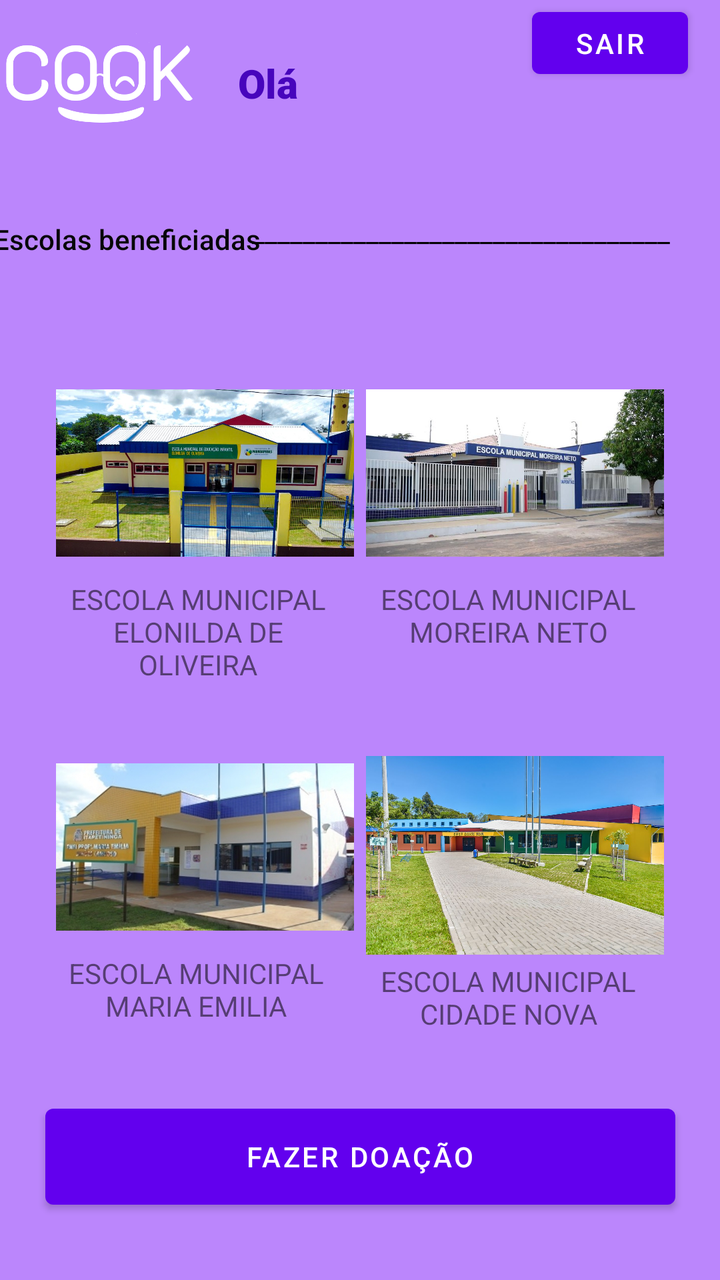
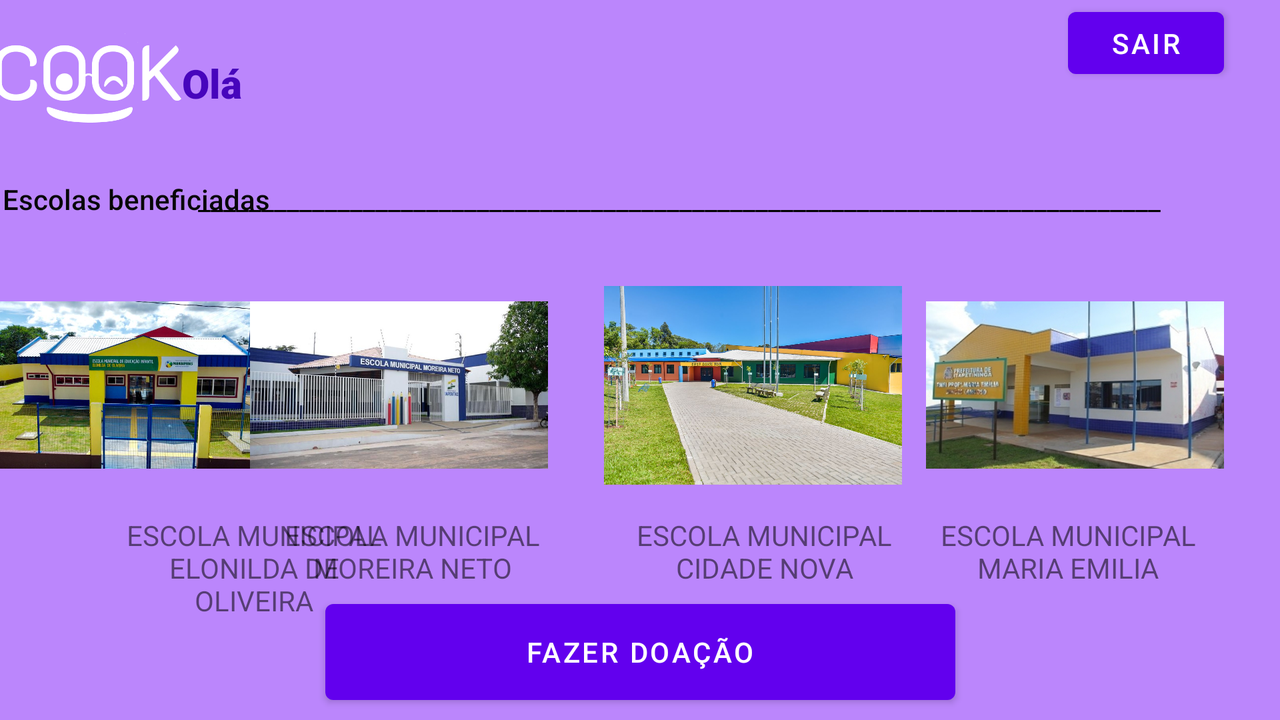

First picture: res/layout/ on a phone held upright. Second picture: the repository's own variant of that layout, on a device whose configuration matches the variant's folder. Source for both follows.
<!-- AndroidManifest.xml: application theme Theme.SegundaTentativa -->
<!-- res/layout/activity_home.xml -->
<?xml version="1.0" encoding="utf-8"?>
<androidx.constraintlayout.widget.ConstraintLayout xmlns:android="http://schemas.android.com/apk/res/android"
    xmlns:app="http://schemas.android.com/apk/res-auto"
    xmlns:tools="http://schemas.android.com/tools"
    android:layout_width="match_parent"
    android:layout_height="match_parent"
    android:background="@color/purple_200"
    tools:context=".Home">

    <Button
        android:id="@+id/btDoacao"
        android:layout_width="315dp"
        android:layout_height="60dp"
        android:layout_marginBottom="32dp"
        android:text='@string/fazerDoacao'
        app:layout_constraintBottom_toBottomOf="parent"
        app:layout_constraintEnd_toEndOf="parent"
        app:layout_constraintStart_toStartOf="parent"
        app:layout_constraintTop_toBottomOf="@+id/textView8"
        app:layout_constraintVertical_bias="0.686" />

    <ImageView
        android:id="@+id/imageView"
        android:layout_width="117dp"
        android:layout_height="78dp"
        app:layout_constraintEnd_toStartOf="@+id/txFixo"
        app:layout_constraintHorizontal_bias="0.727"
        app:layout_constraintStart_toStartOf="parent"
        app:srcCompat="@drawable/union"
        tools:layout_editor_absoluteY="4dp" />

    <TextView
        android:id="@+id/tfUsuario"
        android:layout_width="93dp"
        android:layout_height="47dp"
        android:layout_marginTop="28dp"
        android:layout_marginEnd="16dp"
        android:fontFamily="sans-serif-black"
        android:textAlignment="gravity"
        android:textColor="#4705BC"
        android:textSize="20sp"
        app:layout_constraintEnd_toStartOf="@+id/btSair"
        app:layout_constraintTop_toTopOf="parent" />

    <TextView
        android:id="@+id/txFixo"
        android:layout_width="61dp"
        android:layout_height="48dp"
        android:layout_marginTop="28dp"
        android:layout_marginEnd="8dp"
        android:fontFamily="sans-serif-black"
        android:text='@string/Ola'
        android:textAlignment="viewEnd"
        android:textColor="#4705BC"
        android:textSize="20sp"
        app:layout_constraintEnd_toStartOf="@+id/tfUsuario"
        app:layout_constraintTop_toTopOf="parent" />

    <Button
        android:id="@+id/btSair"
        android:layout_width="78dp"
        android:layout_height="43dp"
        android:layout_marginEnd="16dp"
        android:text='@string/sair'
        app:layout_constraintEnd_toEndOf="parent"
        tools:layout_editor_absoluteY="4dp" />

    <ImageView
        android:id="@+id/imageView2"
        android:layout_width="149dp"
        android:layout_height="107dp"
        android:layout_marginStart="28dp"
        android:layout_marginTop="40dp"
        app:layout_constraintStart_toStartOf="parent"
        app:layout_constraintTop_toBottomOf="@+id/tituloDiv"
        app:srcCompat="@drawable/escola" />

    <ImageView
        android:id="@+id/imageView4"
        android:layout_width="149dp"
        android:layout_height="107dp"
        android:layout_marginTop="40dp"
        android:layout_marginEnd="28dp"
        app:layout_constraintEnd_toEndOf="parent"
        app:layout_constraintHorizontal_bias="1.0"
        app:layout_constraintStart_toEndOf="@+id/imageView2"
        app:layout_constraintTop_toBottomOf="@+id/tituloDiv"
        app:srcCompat="@drawable/escola2" />

    <ImageView
        android:id="@+id/imageView5"
        android:layout_width="149dp"
        android:layout_height="107dp"
        android:layout_marginStart="28dp"
        android:layout_marginTop="80dp"
        app:layout_constraintStart_toStartOf="parent"
        app:layout_constraintTop_toBottomOf="@+id/imageView2"
        app:srcCompat="@drawable/escola3" />

    <TextView
        android:id="@+id/tituloDiv"
        android:layout_width="162dp"
        android:layout_height="33dp"
        android:layout_marginTop="32dp"
        android:fontFamily="sans-serif-medium"
        android:text='@string/descricao'
        android:textAlignment="center"
        android:textColor="#070707"
        app:layout_constraintEnd_toStartOf="@+id/linhaDiv"
        app:layout_constraintStart_toStartOf="parent"
        app:layout_constraintTop_toBottomOf="@+id/imageView" />

    <TextView
        android:id="@+id/textView4"
        android:layout_width="142dp"
        android:layout_height="72dp"
        android:layout_marginStart="28dp"
        android:text='@string/escola1'
        android:textAlignment="center"
        app:layout_constraintEnd_toStartOf="@+id/textView5"
        app:layout_constraintHorizontal_bias="0.0"
        app:layout_constraintStart_toStartOf="parent"
        app:layout_constraintTop_toBottomOf="@+id/imageView2" />

    <TextView
        android:id="@+id/textView5"
        android:layout_width="140dp"
        android:layout_height="72dp"
        android:layout_marginEnd="36dp"
        android:text='@string/escola2'
        android:textAlignment="center"
        app:layout_constraintEnd_toEndOf="parent"
        app:layout_constraintTop_toBottomOf="@+id/imageView4" />

    <ImageView
        android:id="@+id/imageView7"
        android:layout_width="149dp"
        android:layout_height="107dp"
        android:layout_marginTop="84dp"
        android:layout_marginEnd="28dp"
        app:layout_constraintEnd_toEndOf="parent"
        app:layout_constraintTop_toBottomOf="@+id/imageView4"
        app:srcCompat="@drawable/escolacerta" />

    <TextView
        android:id="@+id/linhaDiv"
        android:layout_width="226dp"
        android:layout_height="36dp"
        android:layout_marginTop="28dp"
        android:layout_marginEnd="8dp"
        android:text="_________________________________"
        android:textColor="#040303"
        app:layout_constraintEnd_toEndOf="parent"
        app:layout_constraintTop_toBottomOf="@+id/imageView" />

    <TextView
        android:id="@+id/textView8"
        android:layout_width="140dp"
        android:layout_height="72dp"
        android:layout_marginStart="28dp"
        android:text='@string/escola3'
        android:textAlignment="center"
        app:layout_constraintEnd_toStartOf="@+id/textView9"
        app:layout_constraintHorizontal_bias="0.0"
        app:layout_constraintStart_toStartOf="parent"
        app:layout_constraintTop_toBottomOf="@+id/imageView5" />

    <TextView
        android:id="@+id/textView9"
        android:layout_width="140dp"
        android:layout_height="72dp"
        android:layout_marginEnd="36dp"
        android:text='@string/escola4'
        android:textAlignment="center"
        app:layout_constraintEnd_toEndOf="parent"
        app:layout_constraintTop_toBottomOf="@+id/imageView7" />

</androidx.constraintlayout.widget.ConstraintLayout>
<!-- resources referenced by this layout -->
<resources>
  <!-- drawable escola: jpg bitmap (drawable, 104402 bytes) -->
  <!-- drawable escola2: jpeg bitmap (drawable, 60436 bytes) -->
  <!-- drawable escola3: jpg bitmap (drawable, 138148 bytes) -->
  <!-- drawable escolacerta: jpg bitmap (drawable, 190792 bytes) -->
  <!-- drawable union: png bitmap (drawable-normal, 13137 bytes) -->
  <string name="Ola">Olá</string>
  <string name="descricao">Escolas beneficiadas</string>
  <string name="escola1">ESCOLA MUNICIPAL ELONILDA DE OLIVEIRA</string>
  <string name="escola2">ESCOLA MUNICIPAL MOREIRA NETO</string>
  <string name="escola3">ESCOLA MUNICIPAL MARIA EMILIA</string>
  <string name="escola4">ESCOLA MUNICIPAL CIDADE NOVA</string>
  <string name="fazerDoacao">Fazer Doação</string>
  <string name="sair">Sair</string>
  <style name="Theme.SegundaTentativa" parent="Theme.MaterialComponents.DayNight.NoActionBar">
          
          <item name="colorPrimary">@color/purple_500</item>
          <item name="colorPrimaryVariant">@color/purple_700</item>
          <item name="colorOnPrimary">@color/white</item>
          
          <item name="colorSecondary">@color/teal_200</item>
          <item name="colorSecondaryVariant">@color/teal_700</item>
          <item name="colorOnSecondary">@color/black</item>
          
          <item name="android:statusBarColor">?attr/colorPrimaryVariant</item>
          
      </style>
</resources>
<!-- res/layout-land/activity_home.xml (the repository's variant of the layout above) -->
<!-- drawn on the phone turned sideways -->
<?xml version="1.0" encoding="utf-8"?>
<androidx.constraintlayout.widget.ConstraintLayout xmlns:android="http://schemas.android.com/apk/res/android"
    xmlns:app="http://schemas.android.com/apk/res-auto"
    xmlns:tools="http://schemas.android.com/tools"
    android:layout_width="match_parent"
    android:layout_height="match_parent"
    android:background="@color/purple_200"
    tools:context=".Home">

    <Button
        android:id="@+id/btDoacao"
        android:layout_width="315dp"
        android:layout_height="60dp"
        android:layout_marginBottom="4dp"
        android:text='@string/fazerDoacao'
        app:layout_constraintBottom_toBottomOf="parent"
        app:layout_constraintEnd_toEndOf="parent"
        app:layout_constraintStart_toStartOf="parent" />

    <ImageView
        android:id="@+id/imageView"
        android:layout_width="117dp"
        android:layout_height="78dp"
        app:layout_constraintEnd_toStartOf="@+id/txFixo"
        app:layout_constraintHorizontal_bias="0.47"
        app:layout_constraintStart_toStartOf="parent"
        app:srcCompat="@drawable/union"
        tools:layout_editor_absoluteY="-2dp" />

    <TextView
        android:id="@+id/tfUsuario"
        android:layout_width="93dp"
        android:layout_height="47dp"
        android:layout_marginTop="28dp"
        android:layout_marginEnd="316dp"
        android:fontFamily="sans-serif-black"
        android:textAlignment="gravity"
        android:textColor="#4705BC"
        android:textSize="20sp"
        app:layout_constraintEnd_toStartOf="@+id/btSair"
        app:layout_constraintTop_toTopOf="parent" />

    <TextView
        android:id="@+id/txFixo"
        android:layout_width="61dp"
        android:layout_height="48dp"
        android:layout_marginTop="28dp"
        android:layout_marginEnd="4dp"
        android:fontFamily="sans-serif-black"
        android:text='@string/Ola'
        android:textAlignment="viewEnd"
        android:textColor="#4705BC"
        android:textSize="20sp"
        app:layout_constraintEnd_toStartOf="@+id/tfUsuario"
        app:layout_constraintTop_toTopOf="parent" />

    <Button
        android:id="@+id/btSair"
        android:layout_width="78dp"
        android:layout_height="43dp"
        android:layout_marginEnd="28dp"
        android:text='@string/sair'
        app:layout_constraintEnd_toEndOf="parent"
        tools:layout_editor_absoluteY="4dp" />

    <ImageView
        android:id="@+id/imageView2"
        android:layout_width="149dp"
        android:layout_height="107dp"
        android:layout_marginStart="16dp"
        android:layout_marginTop="16dp"
        app:layout_constraintEnd_toStartOf="@+id/imageView4"
        app:layout_constraintHorizontal_bias="0.701"
        app:layout_constraintStart_toStartOf="parent"
        app:layout_constraintTop_toBottomOf="@+id/tituloDiv"
        app:srcCompat="@drawable/escola" />

    <ImageView
        android:id="@+id/imageView4"
        android:layout_width="149dp"
        android:layout_height="107dp"
        android:layout_marginTop="16dp"
        android:layout_marginEnd="28dp"
        app:layout_constraintEnd_toStartOf="@+id/imageView7"
        app:layout_constraintTop_toBottomOf="@+id/tituloDiv"
        app:srcCompat="@drawable/escola2" />

    <ImageView
        android:id="@+id/imageView5"
        android:layout_width="149dp"
        android:layout_height="107dp"
        android:layout_marginTop="16dp"
        android:layout_marginEnd="28dp"
        app:layout_constraintEnd_toEndOf="parent"
        app:layout_constraintTop_toBottomOf="@+id/tituloDiv"
        app:srcCompat="@drawable/escola3" />

    <TextView
        android:id="@+id/tituloDiv"
        android:layout_width="162dp"
        android:layout_height="33dp"
        android:layout_marginTop="12dp"
        android:fontFamily="sans-serif-medium"
        android:text='@string/descricao'
        android:textAlignment="center"
        android:textColor="#070707"
        app:layout_constraintEnd_toStartOf="@+id/linhaDiv"
        app:layout_constraintHorizontal_bias="0.214"
        app:layout_constraintStart_toStartOf="parent"
        app:layout_constraintTop_toBottomOf="@+id/imageView" />

    <TextView
        android:id="@+id/textView4"
        android:layout_width="142dp"
        android:layout_height="72dp"
        android:layout_marginStart="56dp"
        android:layout_marginTop="12dp"
        android:text='@string/escola1'
        android:textAlignment="center"
        app:layout_constraintEnd_toStartOf="@+id/textView5"
        app:layout_constraintHorizontal_bias="0.0"
        app:layout_constraintStart_toStartOf="parent"
        app:layout_constraintTop_toBottomOf="@+id/imageView2" />

    <TextView
        android:id="@+id/textView5"
        android:layout_width="140dp"
        android:layout_height="72dp"
        android:layout_marginTop="12dp"
        android:layout_marginEnd="36dp"
        android:text='@string/escola2'
        android:textAlignment="center"
        app:layout_constraintEnd_toStartOf="@+id/textView9"
        app:layout_constraintTop_toBottomOf="@+id/imageView4" />

    <ImageView
        android:id="@+id/imageView7"
        android:layout_width="149dp"
        android:layout_height="107dp"
        android:layout_marginTop="16dp"
        android:layout_marginEnd="12dp"
        app:layout_constraintEnd_toStartOf="@+id/imageView5"
        app:layout_constraintTop_toBottomOf="@+id/tituloDiv"
        app:srcCompat="@drawable/escolacerta" />

    <TextView
        android:id="@+id/linhaDiv"
        android:layout_width="505dp"
        android:layout_height="32dp"
        android:layout_marginTop="12dp"
        android:layout_marginEnd="36dp"
        android:text="____________________________________________________________________________"
        android:textColor="#040303"
        app:layout_constraintEnd_toEndOf="parent"
        app:layout_constraintTop_toBottomOf="@+id/imageView" />

    <TextView
        android:id="@+id/textView8"
        android:layout_width="140dp"
        android:layout_height="72dp"
        android:layout_marginTop="12dp"
        android:layout_marginEnd="36dp"
        android:text='@string/escola3'
        android:textAlignment="center"
        app:layout_constraintEnd_toEndOf="parent"
        app:layout_constraintTop_toBottomOf="@+id/imageView5" />

    <TextView
        android:id="@+id/textView9"
        android:layout_width="140dp"
        android:layout_height="72dp"
        android:layout_marginTop="12dp"
        android:layout_marginEnd="12dp"
        android:text='@string/escola4'
        android:textAlignment="center"
        app:layout_constraintEnd_toStartOf="@+id/textView8"
        app:layout_constraintTop_toBottomOf="@+id/imageView7" />

</androidx.constraintlayout.widget.ConstraintLayout>
